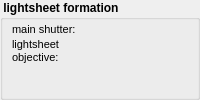
        <widget class="QGroupBox" name="groupBox_2">
         <property name="font">
          <font>
           <weight>75</weight>
           <bold>true</bold>
          </font>
         </property>
         <property name="title">
          <string> lightsheet formation </string>
         </property>
         <property name="flat">
          <bool>true</bool>
         </property>
         <layout class="QFormLayout" name="formLayout_5">
          <property name="fieldGrowthPolicy">
           <enum>QFormLayout::AllNonFixedFieldsGrow</enum>
          </property>
          <property name="horizontalSpacing">
           <number>2</number>
          </property>
          <property name="verticalSpacing">
           <number>2</number>
          </property>
          <property name="leftMargin">
           <number>9</number>
          </property>
          <property name="topMargin">
           <number>3</number>
          </property>
          <property name="rightMargin">
           <number>3</number>
          </property>
          <property name="bottomMargin">
           <number>3</number>
          </property>
          <item row="0" column="0">
           <widget class="QLabel" name="label_17">
            <property name="font">
             <font>
              <weight>50</weight>
              <bold>false</bold>
             </font>
            </property>
            <property name="text">
             <string>&lt;!DOCTYPE HTML PUBLIC &quot;-//W3C//DTD HTML 4.0//EN&quot; &quot;http://www.w3.org/TR/REC-html40/strict.dtd&quot;&gt;
&lt;html&gt;&lt;head&gt;&lt;meta name=&quot;qrichtext&quot; content=&quot;1&quot; /&gt;&lt;style type=&quot;text/css&quot;&gt;
p, li { white-space: pre-wrap; }
&lt;/style&gt;&lt;/head&gt;&lt;body style=&quot; font-family:'MS Shell Dlg 2'; font-size:8.25pt; font-weight:400; font-style:normal;&quot;&gt;
&lt;p style=&quot; margin-top:0px; margin-bottom:0px; margin-left:0px; margin-right:0px; -qt-block-indent:0; text-indent:0px;&quot;&gt;&lt;span style=&quot; font-size:8pt;&quot;&gt;main shutter:&lt;/span&gt;&lt;/p&gt;&lt;/body&gt;&lt;/html&gt;</string>
            </property>
           </widget>
          </item>
          <item row="0" column="1">
           <widget class="QFShutterConfigWidget" name="shutterMainIllumination" native="true">
            <property name="minimumSize">
             <size>
              <width>5</width>
              <height>5</height>
             </size>
            </property>
            <property name="font">
             <font>
              <weight>50</weight>
              <bold>false</bold>
             </font>
            </property>
           </widget>
          </item>
          <item row="1" column="0">
           <widget class="QLabel" name="label">
            <property name="font">
             <font>
              <weight>50</weight>
              <bold>false</bold>
             </font>
            </property>
            <property name="text">
             <string>&lt;!DOCTYPE HTML PUBLIC &quot;-//W3C//DTD HTML 4.0//EN&quot; &quot;http://www.w3.org/TR/REC-html40/strict.dtd&quot;&gt;
&lt;html&gt;&lt;head&gt;&lt;meta name=&quot;qrichtext&quot; content=&quot;1&quot; /&gt;&lt;style type=&quot;text/css&quot;&gt;
p, li { white-space: pre-wrap; }
&lt;/style&gt;&lt;/head&gt;&lt;body style=&quot; font-family:'MS Shell Dlg 2'; font-size:8.25pt; font-weight:400; font-style:normal;&quot;&gt;
&lt;p style=&quot; margin-top:0px; margin-bottom:0px; margin-left:0px; margin-right:0px; -qt-block-indent:0; text-indent:0px;&quot;&gt;&lt;span style=&quot; font-size:8pt;&quot;&gt;lightsheet&lt;/span&gt;&lt;/p&gt;
&lt;p style=&quot; margin-top:0px; margin-bottom:0px; margin-left:0px; margin-right:0px; -qt-block-indent:0; text-indent:0px;&quot;&gt;&lt;span style=&quot; font-size:8pt;&quot;&gt;objective:&lt;/span&gt;&lt;/p&gt;&lt;/body&gt;&lt;/html&gt;</string>
            </property>
           </widget>
          </item>
          <item row="1" column="1">
           <widget class="QF3ObjectiveCombobox" name="objProjection" native="true">
            <property name="enabled">
             <bool>true</bool>
            </property>
            <property name="minimumSize">
             <size>
              <width>5</width>
              <height>5</height>
             </size>
            </property>
            <property name="font">
             <font>
              <weight>50</weight>
              <bold>false</bold>
             </font>
            </property>
           </widget>
          </item>
         </layout>
        </widget>
